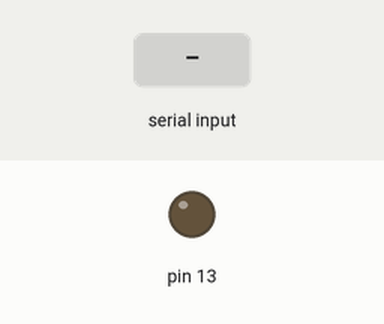
The sketch below on a simulated Arduino Uno, built with avr-gcc and run on an emulated ATmega328P. Shown: output pins drawn as LEDs (lit = HIGH). The inputs (shaded band) are chosen by the test bench.

Above: at 1.2 s.
1.3 s: "1" received over Serial
At 2.2 s:
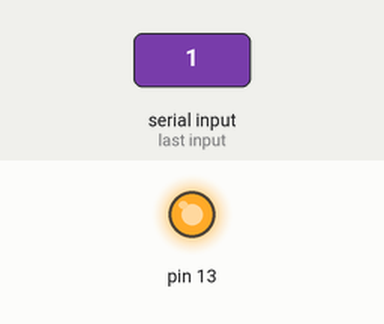
2.9 s: "0" received over Serial
At 3.3 s:
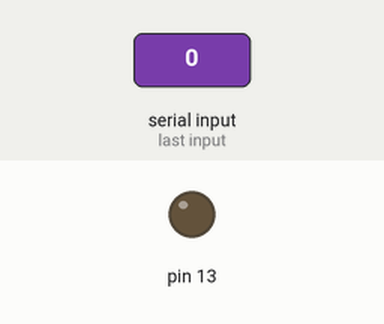
4.4 s: "on" received over Serial
At 5.8 s:
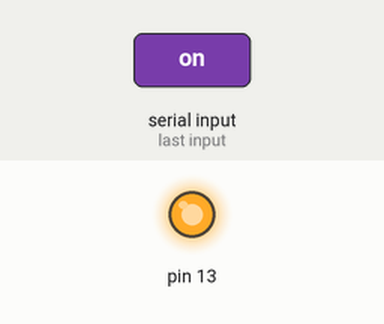
Timing chart, 0 to 7.4 s (numbered marks = the images above; inputs shaded):
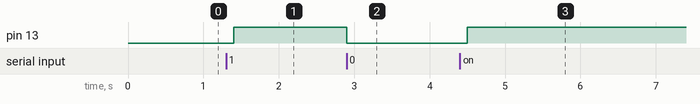

Measured:
- after the input at 1.3 s, pin 13: LOW → HIGH after 0.10 s
- after the input at 2.9 s, pin 13: HIGH → LOW at once
- after the input at 4.4 s, pin 13: LOW → HIGH after 0.10 s

The sketch:

MeasureIt.ino
```cpp
String val="";

int value=0;
// 5 - 100
void setup()
{
  pinMode(13,OUTPUT);
  digitalWrite(13,LOW);
  Serial.begin(9600);
}
void loop()
{
  while(Serial.available()>0)
  {
    val=val+(char)Serial.read();
  }
  if (val=="1"||val=="on")
  {
    val="";
    digitalWrite(13,HIGH);
  }
  else if (val=="0"||val=="off")
  {
    val="";
    digitalWrite(13,LOW);
  }
  else if (val=="ok")
  {
    // measure the dist
    calc();
    Serial.println((char)(value+28));
    val="";
  }

  delay(100);
}
void calc()
{
  value=(int)(analogRead(A0)*1.0/1024*100);
  if (value<5)
    value=5;
  if (value>=100)
    value=99;
}
```
